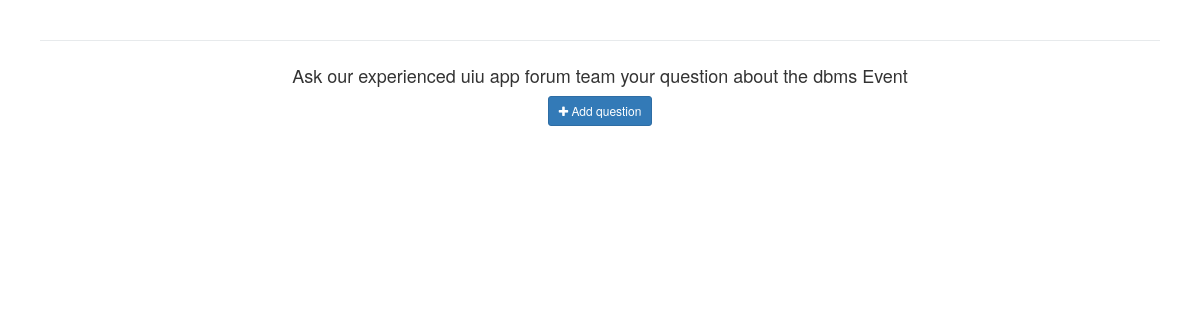
Before: /Faqs.php?eid=7 with the older database file.
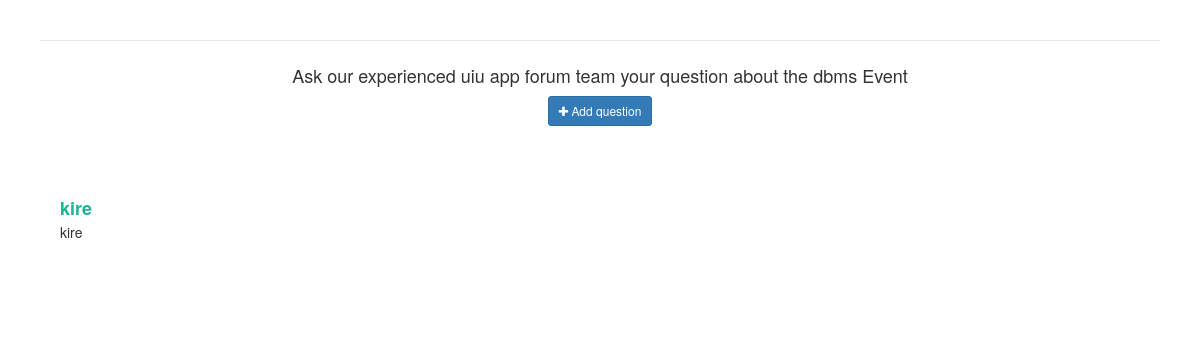
After: the same page with the newer database file.
### tables this page shows
CREATE TABLE `events` (
  `EventID` int(11) NOT NULL,
  `EventName` varchar(100) NOT NULL,
  `EventDescription` varchar(500) NOT NULL,
  `EventGuest` varchar(500) NOT NULL,
  `EventBudget` varchar(50) NOT NULL,
  `EventFileBanner` varchar(100) DEFAULT NULL,
  `EventFileBadge` varchar(100) DEFAULT NULL,
  `ShortDescription` varchar(100) DEFAULT NULL,
  `OrganizerID` int(11) DEFAULT NULL
);

CREATE TABLE `organizer` (
  `OrganizerID` int(11) NOT NULL,
  `OrganizerName` varchar(100) NOT NULL,
  `OrganizerEmail` varchar(50) NOT NULL,
  `OrganizerContactNumber` varchar(20) NOT NULL,
  `OrganizerFileLogo` varchar(100) DEFAULT NULL,
  `OrganizerDescription` varchar(500) NOT NULL,
  `OrganizerPass` varchar(100) DEFAULT NULL
);

CREATE TABLE `qa` (
  `EventID` int(11) NOT NULL,
  `qus` varchar(100) NOT NULL,
  `ans` varchar(100) DEFAULT NULL,
  `StudentID` int(11) NOT NULL,
  `StudentEmail` varchar(100) DEFAULT NULL
);

### Faqs.php (the view, shortened to what this page needs)
<?php
    $servername = 'localhost';
    $username = 'root';
    $password = '';
    $database = 'eventadministration';
    $conn = mysqli_connect($servername,$username,$password,$database);
   $eid = $_GET['eid'];
 ?>
<!DOCTYPE html>
<html lang="en">
  <head>
    <link
      href="https://netdna.bootstrapcdn.com/bootstrap/3.3.6/css/bootstrap.min.css"
      rel="stylesheet"
    />
  </head>
  <body>
    <link
      href="https://maxcdn.bootstrapcdn.com/font-awesome/4.3.0/css/font-awesome.min.css"
      rel="stylesheet"
    />
    <div class="container">
      <div class="row">
        <div class="col-md-12">
          <div class="wrapper wrapper-content animated fadeInRight">
            <div class="ibox-content m-b-sm border-bottom">
              <div class="text-center p-lg">
                <h4>
                <?php
$query = "SELECT *
FROM events JOIN organizer on events.OrganizerID=organizer.OrganizerID
where EventID=$eid";
$result2 = mysqli_query($conn,$query);
  if(mysqli_num_rows($result2) > 0)
  {
  while($row = mysqli_fetch_assoc($result2)){
   echo '<p>Ask our experienced '. $row["OrganizerName"] .' team your question about the '. $row["EventName"] .' Event </p>';
  }
}
?>
                <button
                  title="Ask your question"
                  class="btn btn-primary btn-sm"
                  data-toggle="modal"
                  data-target="#exampleModal"
                >
                  <i class="fa fa-plus"></i>
                  <span class="bold">Add question</span>
                </button>
              </div>
            </div>
<br>
 <?php
   $sql = "SELECT * FROM `qa` where EventID = '$eid' and ans is not null";
   $result = mysqli_query($conn,$sql);
   if(mysqli_num_rows($result) > 0)
   {
   while($row = mysqli_fetch_assoc($result)){
        echo "<div class='faq-item'>
        <div class='row'>
          <div class='col-md-7'>
            <a data-toggle='collapse'  class='faq-question'
              >". $row['qus'] ."</a
            >
            <medium
              >". $row['ans'] ."</medium>
          </div>
        </div>
      </div>
      <br>";
   }
}
 ?>
          </div>
        </div>
      </div>
    </div>
  </body>
</html>

### Faqs.php (style rules this page uses)
body { margin-top: 20px; background: url("img/prev.jpg"); }
.m-b-sm { margin-bottom: 10px; }
.faq-item { padding: 20px; margin-bottom: 2px; background: #fff; }
.faq-question { font-size: 18px; font-weight: 600; color: #1ab394; display: block; }
.ibox-content { background-color: #ffffff; color: inherit; padding: 15px 20px 20px 20px; border-color: #e7eaec; border-image: none; border-style: solid solid none; border-width: 1px 0; }
.wrapper { padding: 0 20px; }
.wrapper-content { padding: 20px 10px 40px; }

Changed rows visible on the page:
added qa: qus "kire", ans "kire"
